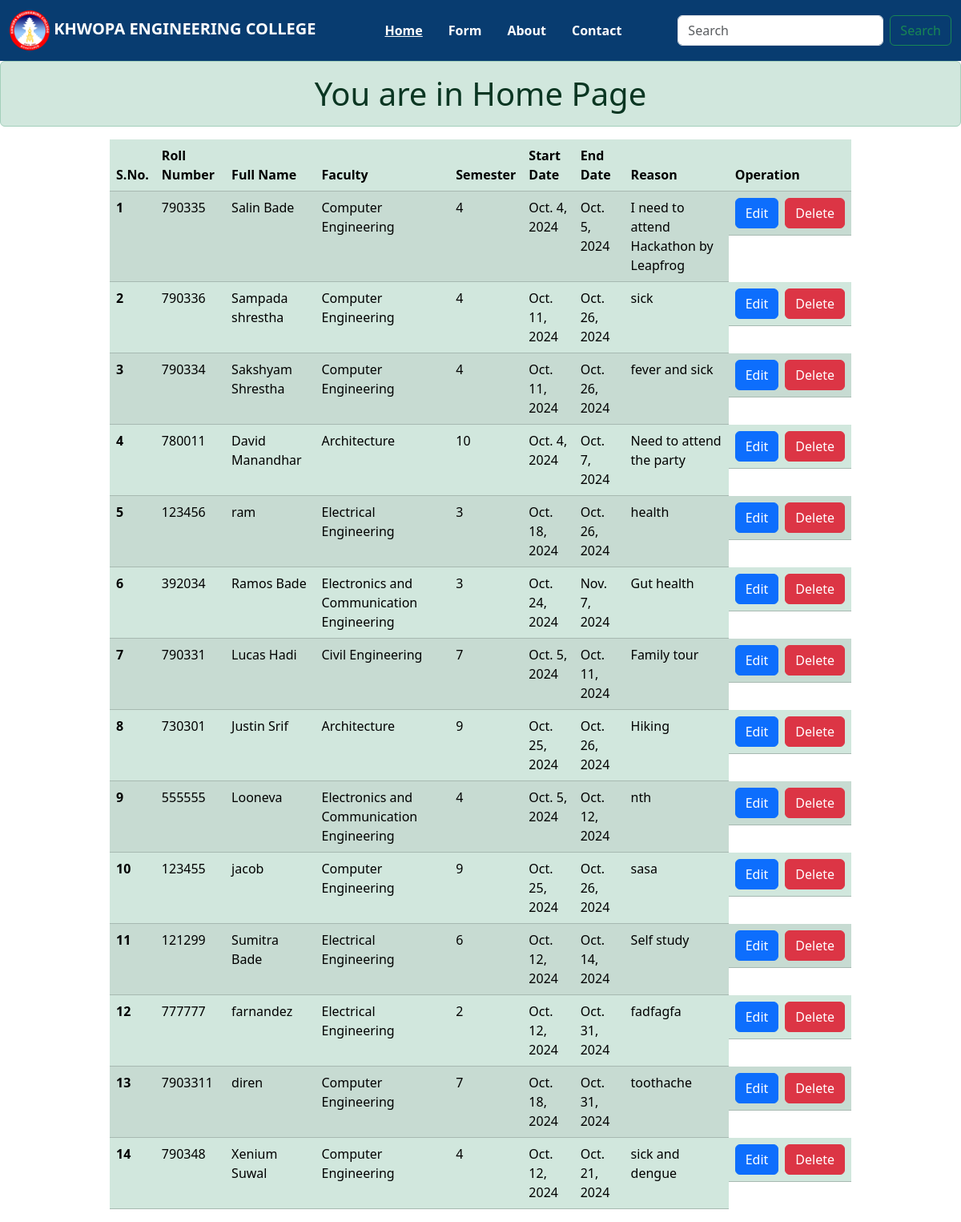
The page / on the database its author committed.
### crudApp1/models.py (models this page shows)
class StudentLeave(models.Model):
    roll_number = models.CharField(max_length=6, unique=True)
    full_name = models.CharField(max_length=100)
    faculty = models.CharField(max_length=100)
    semester = models.PositiveIntegerField()
    start_date = models.DateField()
    end_date = models.DateField()
    leave_type = models.CharField(max_length=50)
    reason = models.TextField()
    document = models.FileField(upload_to='documents/', blank=True, null=True)
    guardian_contact = models.CharField(max_length=15)
    student_contact = models.CharField(max_length=15)

### crudApp1/views.py (the view)
# urls.py: path("", home, name="home"),
def home(request):
    student_leaves = StudentLeave.objects.all()   # it is called query set
    return render(request, 'crudApp1/home.html', {'student_leaves': student_leaves})

### crudApp1/templates/crudApp1/home.html (shortened to what this page needs)
{% extends "base.html" %}
{% block content %}
<h1 class="text-center alert alert-success">You are in Home Page</h1>
<div class="container">
  <div class="row">
    <div class="col-10 mx-auto">
      <table class="table table-success table-striped">
        <thead>
          <tr>
            <th scope="col">S.No.</th>
            <th scope="col">Roll Number</th>
            <th scope="col">Full Name</th>
            <th scope="col">Faculty</th>
            <th scope="col">Semester</th>
            <th scope="col">Start Date</th>
            <th scope="col">End Date</th>
            <th scope="col">Reason</th>
            <th scope="col">Operation</th>
          </tr>
        </thead>
        <tbody>
          {% for leave in student_leaves %}
          <tr>
            <th scope="row">{{ leave.id }}</th>
            <td>{{ leave.roll_number}}</td>
            <td>{{ leave.full_name }}</td>
            <td>{{ leave.faculty }}</td>
            <td>{{ leave.semester }}</td>
            <td>{{ leave.start_date }}</td>
            <td>{{ leave.end_date }}</td>
            <td>{{ leave.reason }}</td>
            <td class="d-flex justify-content-center align-items-center" style="height: 100%;">
              <button class="btn btn-primary me-2">Edit</button>
              <button class="btn btn-danger">Delete</button>
            </td>
          </tr>
          {% empty %}
          <tr>
            <td colspan="8" class="text-center">No leave records found</td>
          </tr>
          {% endfor %}
        </tbody>
      </table>
    </div>
  </div>
</div>
{% endblock content %}

### crudApp1/templates/base.html (shortened to what this page needs)
<!DOCTYPE html>
{% load static %}
<html lang="en">
<head>
    <link href="https://cdn.jsdelivr.net/npm/bootstrap@5.3.3/dist/css/bootstrap.min.css" rel="stylesheet">
    <link rel="stylesheet" href="https://cdnjs.cloudflare.com/ajax/libs/font-awesome/6.6.0/css/all.min.css" />
</head>
<body>
  <nav class="navbar navbar-expand-lg">
      <div class="container-fluid">
          <a class="navbar-brand fw-bold" href="#">
              <img src="{% static 'images/logo.png' %}" alt="Logo" width="50" height="50" class="d-inline-block align-text-centered">
              KHWOPA ENGINEERING COLLEGE
          </a>
          <div class="collapse navbar-collapse" id="navbarSupportedContent">
              <ul class="navbar-nav fw-bold mx-auto gap-3 mb-2 mb-lg-0">
                  <li class="nav-item">
                      <a class="nav-link {% if request.path == '/' %}active{% endif %}" aria-current="page" href="{% url 'home' %}">Home</a>
                  </li>
                  <li class="nav-item">
                      <a class="nav-link {% if request.path == '/form/' %}active{% endif %}" href="{% url 'form' %}">Form</a>
                  </li>
                  <li class="nav-item">
                      <a class="nav-link {% if request.path == '/about/' %}active{% endif %}" href="{% url 'about' %}">About</a>
                  </li>
                  <li class="nav-item">
                      <a class="nav-link {% if request.path == '/contact/' %}active{% endif %}" href="{% url 'contact' %}">Contact</a>
                  </li>
              </ul>
              <form class="d-flex" role="search">
                  <input class="form-control me-2" type="search" placeholder="Search" aria-label="Search">
                  <button class="btn btn-outline-success" type="submit">Search</button>
              </form>
          </div>
      </div>
  </nav>
  {% block content %}
  {% endblock content %}
</body>
</html>

### crudApp1/templates/base.html (style rules this page uses)
.navbar { background-color: #083c70; }
.navbar-brand, .nav-link { color: white !important; }
.active { text-decoration: underline; }

### rows shown on the page
StudentLeave: id "1", roll_number "790335", full_name "Salin Bade", faculty "Computer Engineering", semester "4", start_date "Oct. 4, 2024", end_date "Oct. 5, 2024", reason "I need to attend Hackathon by Leapfrog"
StudentLeave: id "2", roll_number "790336", full_name "Sampada shrestha", faculty "Computer Engineering", semester "4", start_date "Oct. 11, 2024", end_date "Oct. 26, 2024", reason "sick"
StudentLeave: id "3", roll_number "790334", full_name "Sakshyam Shrestha", faculty "Computer Engineering", semester "4", start_date "Oct. 11, 2024", end_date "Oct. 26, 2024", reason "fever and sick"
StudentLeave: id "4", roll_number "780011", full_name "David Manandhar", faculty "Architecture", semester "10", start_date "Oct. 4, 2024", end_date "Oct. 7, 2024", reason "Need to attend the party"
StudentLeave: id "5", roll_number "123456", full_name "ram", faculty "Electrical Engineering", semester "3", start_date "Oct. 18, 2024", end_date "Oct. 26, 2024", reason "health"
StudentLeave: id "6", roll_number "392034", full_name "Ramos Bade", faculty "Electronics and Communication Engineering", semester "3", start_date "Oct. 24, 2024", end_date "Nov. 7, 2024", reason "Gut health"
StudentLeave: id "7", roll_number "790331", full_name "Lucas Hadi", faculty "Civil Engineering", semester "7", start_date "Oct. 5, 2024", end_date "Oct. 11, 2024", reason "Family tour"
StudentLeave: id "8", roll_number "730301", full_name "Justin Srif", faculty "Architecture", semester "9", start_date "Oct. 25, 2024", end_date "Oct. 26, 2024", reason "Hiking"
StudentLeave: id "9", roll_number "555555", full_name "Looneva", faculty "Electronics and Communication Engineering", semester "4", start_date "Oct. 5, 2024", end_date "Oct. 12, 2024", reason "nth"
StudentLeave: id "10", roll_number "123455", full_name "jacob", faculty "Computer Engineering", semester "9", start_date "Oct. 25, 2024", end_date "Oct. 26, 2024", reason "sasa"
StudentLeave: id "11", roll_number "121299", full_name "Sumitra Bade", faculty "Electrical Engineering", semester "6", start_date "Oct. 12, 2024", end_date "Oct. 14, 2024", reason "Self study"
StudentLeave: id "12", roll_number "777777", full_name "farnandez", faculty "Electrical Engineering", semester "2", start_date "Oct. 12, 2024", end_date "Oct. 31, 2024", reason "fadfagfa"
StudentLeave: id "13", roll_number "7903311", full_name "diren", faculty "Computer Engineering", semester "7", start_date "Oct. 18, 2024", end_date "Oct. 31, 2024", reason "toothache"
StudentLeave: id "14", roll_number "790348", full_name "Xenium Suwal", faculty "Computer Engineering", semester "4", start_date "Oct. 12, 2024", end_date "Oct. 21, 2024", reason "sick and dengue"
